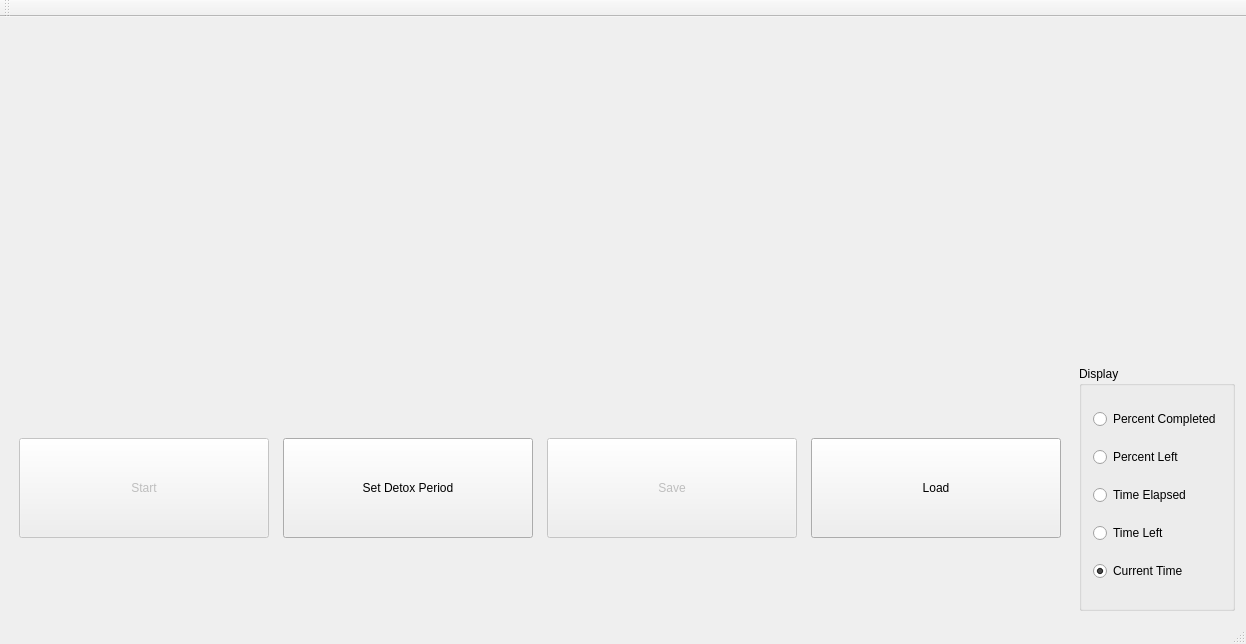
<?xml version="1.0" encoding="UTF-8"?>
<ui version="4.0">
 <class>MainWindow</class>
 <widget class="QMainWindow" name="MainWindow">
  <property name="geometry">
   <rect>
    <x>0</x>
    <y>0</y>
    <width>1246</width>
    <height>644</height>
   </rect>
  </property>
  <property name="minimumSize">
   <size>
    <width>50</width>
    <height>50</height>
   </size>
  </property>
  <property name="windowTitle">
   <string>detoxclox</string>
  </property>
  <widget class="QWidget" name="centralWidget">
   <property name="sizePolicy">
    <sizepolicy hsizetype="Preferred" vsizetype="Preferred">
     <horstretch>0</horstretch>
     <verstretch>6</verstretch>
    </sizepolicy>
   </property>
   <layout class="QHBoxLayout" name="horizontalLayout">
    <item>
     <layout class="QGridLayout" name="gridLayout_2">
      <item row="0" column="0">
       <widget class="QLabel" name="label">
        <property name="sizePolicy">
         <sizepolicy hsizetype="MinimumExpanding" vsizetype="MinimumExpanding">
          <horstretch>2</horstretch>
          <verstretch>2</verstretch>
         </sizepolicy>
        </property>
        <property name="font">
         <font>
          <family>Helvetica</family>
          <pointsize>96</pointsize>
          <stylestrategy>PreferAntialias</stylestrategy>
         </font>
        </property>
        <property name="text">
         <string/>
        </property>
        <property name="alignment">
         <set>Qt::AlignCenter</set>
        </property>
       </widget>
      </item>
      <item row="1" column="0">
       <layout class="QGridLayout" name="gridLayout">
        <item row="0" column="2">
         <widget class="QPushButton" name="saveButton">
          <property name="enabled">
           <bool>false</bool>
          </property>
          <property name="sizePolicy">
           <sizepolicy hsizetype="Fixed" vsizetype="Maximum">
            <horstretch>1</horstretch>
            <verstretch>0</verstretch>
           </sizepolicy>
          </property>
          <property name="minimumSize">
           <size>
            <width>250</width>
            <height>100</height>
           </size>
          </property>
          <property name="text">
           <string>Save</string>
          </property>
         </widget>
        </item>
        <item row="0" column="0">
         <widget class="QPushButton" name="startButton">
          <property name="enabled">
           <bool>false</bool>
          </property>
          <property name="sizePolicy">
           <sizepolicy hsizetype="Fixed" vsizetype="Maximum">
            <horstretch>0</horstretch>
            <verstretch>0</verstretch>
           </sizepolicy>
          </property>
          <property name="minimumSize">
           <size>
            <width>250</width>
            <height>100</height>
           </size>
          </property>
          <property name="text">
           <string>Start</string>
          </property>
          <property name="checkable">
           <bool>false</bool>
          </property>
          <property name="default">
           <bool>false</bool>
          </property>
          <property name="flat">
           <bool>false</bool>
          </property>
         </widget>
        </item>
        <item row="0" column="1">
         <widget class="QPushButton" name="setDetoxButton">
          <property name="sizePolicy">
           <sizepolicy hsizetype="Fixed" vsizetype="Fixed">
            <horstretch>0</horstretch>
            <verstretch>0</verstretch>
           </sizepolicy>
          </property>
          <property name="minimumSize">
           <size>
            <width>250</width>
            <height>100</height>
           </size>
          </property>
          <property name="layoutDirection">
           <enum>Qt::LeftToRight</enum>
          </property>
          <property name="text">
           <string>Set Detox Period</string>
          </property>
         </widget>
        </item>
        <item row="0" column="3">
         <widget class="QPushButton" name="loadButton">
          <property name="sizePolicy">
           <sizepolicy hsizetype="Fixed" vsizetype="Fixed">
            <horstretch>0</horstretch>
            <verstretch>0</verstretch>
           </sizepolicy>
          </property>
          <property name="minimumSize">
           <size>
            <width>250</width>
            <height>100</height>
           </size>
          </property>
          <property name="text">
           <string>Load</string>
          </property>
         </widget>
        </item>
       </layout>
      </item>
      <item row="1" column="1">
       <widget class="QGroupBox" name="buttonGroupBox">
        <property name="sizePolicy">
         <sizepolicy hsizetype="Preferred" vsizetype="Fixed">
          <horstretch>0</horstretch>
          <verstretch>0</verstretch>
         </sizepolicy>
        </property>
        <property name="minimumSize">
         <size>
          <width>0</width>
          <height>245</height>
         </size>
        </property>
        <property name="maximumSize">
         <size>
          <width>16777215</width>
          <height>245</height>
         </size>
        </property>
        <property name="title">
         <string>Display</string>
        </property>
        <layout class="QVBoxLayout" name="verticalLayout">
         <item>
          <widget class="QRadioButton" name="percentCompleted">
           <property name="text">
            <string>Percent Completed</string>
           </property>
           <property name="checked">
            <bool>false</bool>
           </property>
          </widget>
         </item>
         <item>
          <widget class="QRadioButton" name="percentLeft">
           <property name="text">
            <string>Percent Left</string>
           </property>
          </widget>
         </item>
         <item>
          <widget class="QRadioButton" name="timeElapsed">
           <property name="text">
            <string>Time Elapsed</string>
           </property>
          </widget>
         </item>
         <item>
          <widget class="QRadioButton" name="timeLeft">
           <property name="text">
            <string>Time Left</string>
           </property>
          </widget>
         </item>
         <item>
          <widget class="QRadioButton" name="currentTime">
           <property name="text">
            <string>Current Time</string>
           </property>
           <property name="checked">
            <bool>true</bool>
           </property>
          </widget>
         </item>
        </layout>
       </widget>
      </item>
     </layout>
    </item>
   </layout>
  </widget>
  <widget class="QMenuBar" name="menuBar">
   <property name="geometry">
    <rect>
     <x>0</x>
     <y>0</y>
     <width>1246</width>
     <height>22</height>
    </rect>
   </property>
  </widget>
  <widget class="QToolBar" name="mainToolBar">
   <attribute name="toolBarArea">
    <enum>TopToolBarArea</enum>
   </attribute>
   <attribute name="toolBarBreak">
    <bool>false</bool>
   </attribute>
  </widget>
  <widget class="QStatusBar" name="statusBar"/>
 </widget>
 <layoutdefault spacing="6" margin="11"/>
 <resources/>
 <connections/>
</ui>
